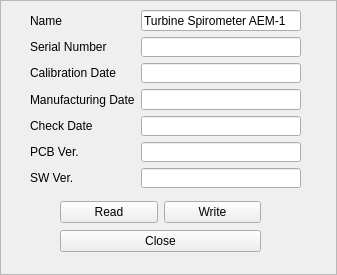
<?xml version="1.0" encoding="UTF-8"?>
<ui version="4.0">
 <class>Device_info</class>
 <widget class="QFrame" name="Device_info">
  <property name="geometry">
   <rect>
    <x>0</x>
    <y>0</y>
    <width>337</width>
    <height>275</height>
   </rect>
  </property>
  <property name="windowTitle">
   <string>Frame</string>
  </property>
  <property name="frameShape">
   <enum>QFrame::StyledPanel</enum>
  </property>
  <property name="frameShadow">
   <enum>QFrame::Raised</enum>
  </property>
  <widget class="QWidget" name="layoutWidget">
   <property name="geometry">
    <rect>
     <x>60</x>
     <y>200</y>
     <width>201</width>
     <height>54</height>
    </rect>
   </property>
   <layout class="QGridLayout" name="gridLayout">
    <item row="0" column="0">
     <widget class="QPushButton" name="Read">
      <property name="text">
       <string>Read</string>
      </property>
     </widget>
    </item>
    <item row="0" column="1">
     <widget class="QPushButton" name="Write">
      <property name="text">
       <string>Write</string>
      </property>
     </widget>
    </item>
    <item row="1" column="0" colspan="2">
     <widget class="QPushButton" name="pushButton_3">
      <property name="text">
       <string>Close</string>
      </property>
     </widget>
    </item>
   </layout>
  </widget>
  <widget class="QWidget" name="">
   <property name="geometry">
    <rect>
     <x>30</x>
     <y>10</y>
     <width>271</width>
     <height>178</height>
    </rect>
   </property>
   <layout class="QGridLayout" name="gridLayout_2">
    <item row="4" column="2">
     <widget class="QLineEdit" name="Check_Date_value"/>
    </item>
    <item row="6" column="2">
     <widget class="QLineEdit" name="SW_ver_value"/>
    </item>
    <item row="6" column="0">
     <widget class="QLabel" name="SW_ver">
      <property name="text">
       <string>SW Ver.</string>
      </property>
     </widget>
    </item>
    <item row="5" column="0">
     <widget class="QLabel" name="PCB_ver">
      <property name="text">
       <string>PCB Ver.</string>
      </property>
     </widget>
    </item>
    <item row="3" column="0">
     <widget class="QLabel" name="Man_Date">
      <property name="text">
       <string>Manufacturing Date</string>
      </property>
     </widget>
    </item>
    <item row="3" column="2">
     <widget class="QLineEdit" name="Man_Date_value"/>
    </item>
    <item row="4" column="0">
     <widget class="QLabel" name="Check_Date">
      <property name="text">
       <string>Check Date</string>
      </property>
     </widget>
    </item>
    <item row="2" column="2">
     <widget class="QLineEdit" name="Calib_Date_value"/>
    </item>
    <item row="0" column="2">
     <widget class="QLineEdit" name="Name_value">
      <property name="text">
       <string>Turbine Spirometer AEM-1</string>
      </property>
     </widget>
    </item>
    <item row="2" column="0">
     <widget class="QLabel" name="Calib_Date">
      <property name="text">
       <string>Calibration Date</string>
      </property>
     </widget>
    </item>
    <item row="1" column="0">
     <widget class="QLabel" name="SN">
      <property name="text">
       <string>Serial Number</string>
      </property>
     </widget>
    </item>
    <item row="1" column="2">
     <widget class="QLineEdit" name="SN_value"/>
    </item>
    <item row="5" column="2">
     <widget class="QLineEdit" name="PCB_ver_value"/>
    </item>
    <item row="0" column="0">
     <widget class="QLabel" name="Name">
      <property name="text">
       <string>Name</string>
      </property>
     </widget>
    </item>
   </layout>
  </widget>
 </widget>
 <resources/>
 <connections/>
</ui>
